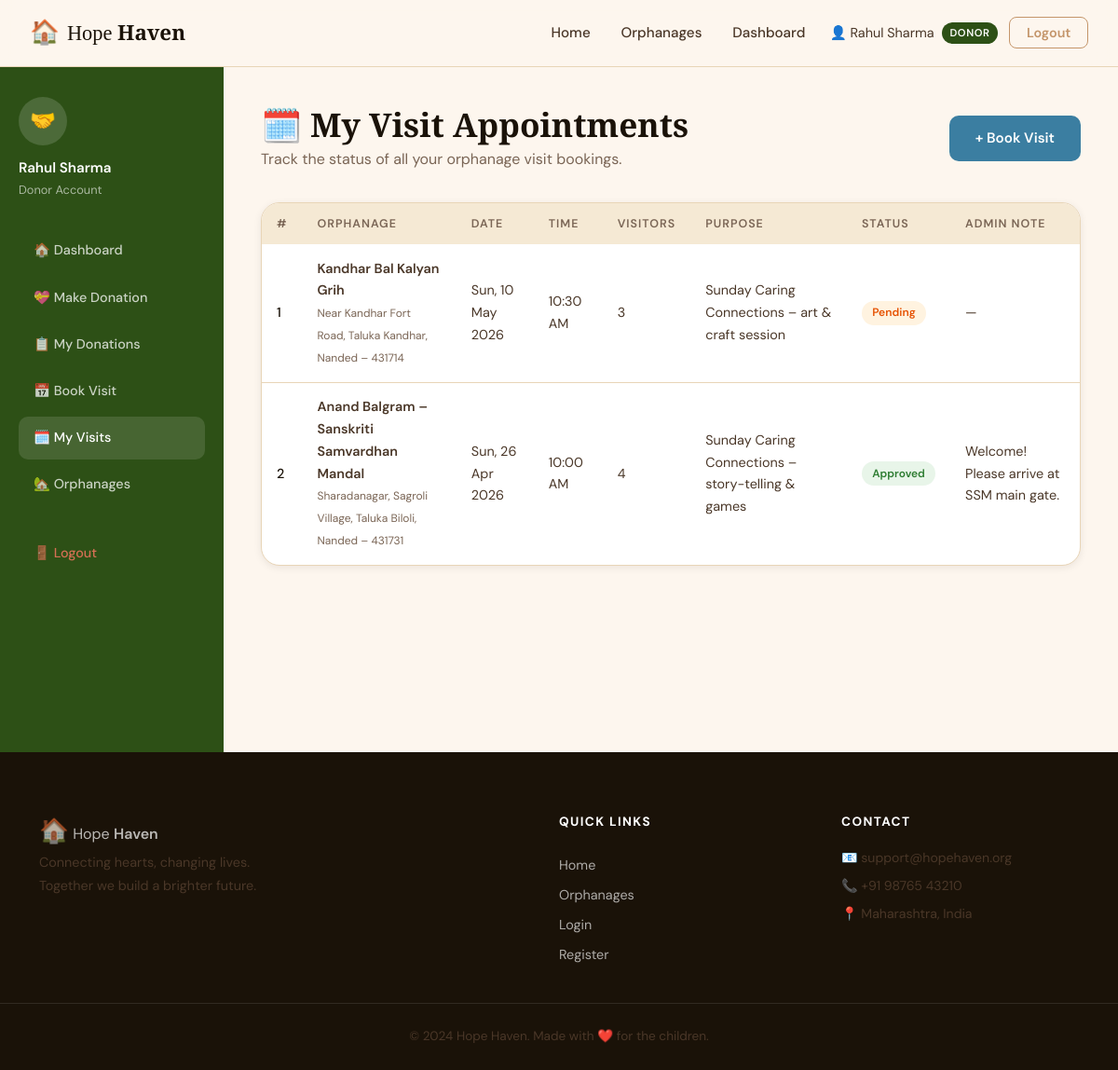
Page /donor/my_appointments.php (signed in) on the committed database.
### tables this page shows
CREATE TABLE appointments (
    id INT AUTO_INCREMENT PRIMARY KEY,
    donor_id INT NOT NULL,
    orphanage_id INT NOT NULL,
    visit_date DATE NOT NULL,
    visit_time TIME NOT NULL,
    purpose VARCHAR(255),
    visitors_count INT DEFAULT 1,
    status ENUM('pending','approved','rejected') DEFAULT 'pending',
    admin_note TEXT,
    created_at TIMESTAMP DEFAULT CURRENT_TIMESTAMP,
    FOREIGN KEY (donor_id) REFERENCES users(id) ON DELETE CASCADE,
    FOREIGN KEY (orphanage_id) REFERENCES orphanages(id) ON DELETE CASCADE
);

CREATE TABLE orphanages (
    id INT AUTO_INCREMENT PRIMARY KEY,
    admin_id INT NOT NULL,
    name VARCHAR(200) NOT NULL,
    taluka VARCHAR(100) NOT NULL DEFAULT '',
    location VARCHAR(255) NOT NULL,
    description TEXT,
    needs TEXT,
    contact VARCHAR(20),
    email VARCHAR(150),
    website VARCHAR(255) DEFAULT '',
    capacity INT DEFAULT 0,
    current_children INT DEFAULT 0,
    established_year INT DEFAULT 0,
    image_url VARCHAR(500) DEFAULT '',
    created_at TIMESTAMP DEFAULT CURRENT_TIMESTAMP,
    FOREIGN KEY (admin_id) REFERENCES users(id) ON DELETE CASCADE
);

### donor/my_appointments.php (the view, shortened to what this page needs)
<?php
require_once '../includes/db.php';
require_once '../includes/functions.php';
$user = currentUser();
$uid  = $user['id'];
$result = mysqli_query($conn,
    "SELECT a.*, o.name AS orphanage_name, o.location
     FROM appointments a
     JOIN orphanages o ON o.id = a.orphanage_id
     WHERE a.donor_id = $uid
     ORDER BY a.visit_date DESC"
);
$appointments = mysqli_fetch_all($result, MYSQLI_ASSOC);
include '../includes/header.php';
?>
<div class="dashboard-layout">
    <aside class="sidebar">
        <div class="sidebar-user">
            <div class="sidebar-avatar">🤝</div>
            <h4><?= clean($user['name']) ?></h4>
            <p>Donor Account</p>
        </div>
        <ul class="sidebar-menu">
            <li><a href="dashboard.php">🏠 Dashboard</a></li>
            <li><a href="donate.php">💝 Make Donation</a></li>
            <li><a href="my_donations.php">📋 My Donations</a></li>
            <li><a href="book_appointment.php">📅 Book Visit</a></li>
            <li><a href="my_appointments.php" class="active">🗓️ My Visits</a></li>
            <li><a href="/hope_haven/orphanages.php">🏡 Orphanages</a></li>
            <li><a href="/hope_haven/auth/logout.php" class="logout-link">🚪 Logout</a></li>
        </ul>
    </aside>
    <main class="dash-content">
        <div class="dash-header" style="display:flex;align-items:center;justify-content:space-between;flex-wrap:wrap;gap:1rem;">
            <div>
                <h2>🗓️ My Visit Appointments</h2>
                <p>Track the status of all your orphanage visit bookings.</p>
            </div>
            <a href="book_appointment.php" class="btn btn-sky">+ Book Visit</a>
        </div>
        <div class="table-wrap">
            <?php if (empty($appointments)): ?>
                <p class="table-empty">No visits booked yet.<br><a href="book_appointment.php">Book your first visit →</a></p>
            <?php else: ?>
            <table>
                <thead>
                    <tr>
                        <th>#</th>
                        <th>Orphanage</th>
                        <th>Date</th>
                        <th>Time</th>
                        <th>Visitors</th>
                        <th>Purpose</th>
                        <th>Status</th>
                        <th>Admin Note</th>
                    </tr>
                </thead>
                <tbody>
                <?php foreach ($appointments as $i => $a): ?>
                    <tr>
                        <td><?= $i+1 ?></td>
                        <td>
                            <strong><?= clean($a['orphanage_name']) ?></strong><br>
                            <small style="color:var(--muted)"><?= clean($a['location']) ?></small>
                        </td>
                        <td><?= date('D, d M Y', strtotime($a['visit_date'])) ?></td>
                        <td><?= date('h:i A', strtotime($a['visit_time'])) ?></td>
                        <td><?= $a['visitors_count'] ?></td>
                        <td><?= clean($a['purpose']) ?: '—' ?></td>
                        <td><?= statusBadge($a['status']) ?></td>
                        <td><?= clean($a['admin_note']) ?: '—' ?></td>
                    </tr>
                <?php endforeach; ?>
                </tbody>
            </table>
            <?php endif; ?>
        </div>
    </main>
</div>
<?php include '../includes/footer.php'; ?>

### includes/functions.php (shortened to what this page needs)
<?php
function currentUser() {
    return [
        'id'   => $_SESSION['user_id']   ?? null,
        'name' => $_SESSION['name']      ?? '',
        'role' => $_SESSION['role']      ?? '',
        'email'=> $_SESSION['email']     ?? '',
    ];
}
function clean($data) {
    return htmlspecialchars(strip_tags(trim($data)));
}
function statusBadge($status) {
    $classes = [
        'pending'  => 'badge-pending',
        'approved' => 'badge-approved',
        'rejected' => 'badge-rejected',
    ];
    $class = $classes[$status] ?? 'badge-pending';
    return "<span class='badge $class'>" . ucfirst($status) . "</span>";
}
?>

### assets/css/style.css (style rules this page uses)
:root { --cream: #FDF6EE; --warm: #F5E9D4; --sand: #E8D5B7; --clay: #C4956A; --terracotta: #B05E3A; --forest: #2D5016; --sage: #4A7C3F; --sage-light: #6BA35A; --sky: #3B7EA1; --sky-light:#5BA3C9; --ink: #1A1208; --mid: #4A3728; --muted: #7A6555; --white: #FFFFFF; --shadow-sm: 0 2px 8px rgba(26,18,8,0.08); --shadow-md: 0 8px 32px rgba(26,18,8,0.12); --shadow-lg: 0 16px 64px rgba(26,18,8,0.16); --radius: 12px; --radius-lg:20px; --transition: 0.25s ease; }
* { box-sizing: border-box; margin: 0; padding: 0; }
html { scroll-behavior: smooth; }
body { font-family: 'DM Sans', sans-serif; background: var(--cream); color: var(--ink); font-size: 16px; line-height: 1.65; min-height: 100vh; display: flex; flex-direction: column; }
h1, h2, h3 { font-family: 'Playfair Display', serif; line-height: 1.2; }
h2 { font-size: clamp(1.5rem, 3vw, 2.2rem); }
p { color: var(--mid); }
a { color: var(--sky); text-decoration: none; transition: color var(--transition); }
strong { font-weight: 600; }
.btn { display: inline-flex; align-items: center; gap: 0.5rem; padding: 0.75rem 1.75rem; border-radius: 10px; font-family: 'DM Sans', sans-serif; font-size: 0.95rem; font-weight: 600; border: none; cursor: pointer; transition: transform var(--transition), box-shadow var(--transition), background var(--transition); text-decoration: none; }
.btn-sky { background: var(--sky); color: var(--white); }
.dashboard-layout { display: grid; grid-template-columns: 240px 1fr; min-height: calc(100vh - 65px); }
.sidebar { background: var(--forest); color: var(--white); padding: 2rem 1.25rem; position: sticky; top: 65px; height: calc(100vh - 65px); overflow-y: auto; }
.sidebar-user { margin-bottom: 2rem; }
.sidebar-avatar { width: 52px; height: 52px; background: rgba(255,255,255,0.15); border-radius: 50%; display: flex; align-items: center; justify-content: center; font-size: 1.4rem; margin-bottom: 0.75rem; }
.sidebar-user h4 { font-size: 0.95rem; font-weight: 600; color: var(--white); }
.sidebar-user p { font-size: 0.8rem; color: rgba(255,255,255,0.6); }
.sidebar-menu { list-style: none; display: flex; flex-direction: column; gap: 0.25rem; }
.sidebar-menu a { display: flex; align-items: center; gap: 0.75rem; padding: 0.7rem 1rem; border-radius: 10px; color: rgba(255,255,255,0.75); font-size: 0.9rem; font-weight: 500; transition: background var(--transition), color var(--transition); text-decoration: none; }
.sidebar-menu a:hover, .sidebar-menu a.active { background: rgba(255,255,255,0.12); color: var(--white); }
.sidebar-menu a.logout-link { color: rgba(255,120,100,0.8); margin-top: 1.5rem; }
.dash-content { padding: 2.5rem; background: var(--cream); flex: 1; }
.dash-header { margin-bottom: 2rem; }
.dash-header h2 { margin-bottom: 0.25rem; }
.dash-header p { color: var(--muted); }
.table-wrap { background: var(--white); border-radius: var(--radius-lg); box-shadow: var(--shadow-sm); overflow: hidden; border: 1px solid var(--sand); margin-bottom: 2rem; }
table { width: 100%; border-collapse: collapse; }
thead th { background: var(--warm); padding: 0.75rem 1rem; text-align: left; font-size: 0.78rem; font-weight: 600; letter-spacing: 0.08em; text-transform: uppercase; color: var(--muted); }
tbody tr { border-bottom: 1px solid var(--sand); transition: background var(--transition); }
tbody tr:last-child { border-bottom: none; }
tbody td { padding: 0.9rem 1rem; font-size: 0.9rem; color: var(--mid); }
tbody td:first-child { color: var(--ink); font-weight: 500; }
.badge { display: inline-block; padding: 0.2rem 0.7rem; border-radius: 20px; font-size: 0.75rem; font-weight: 600; text-transform: capitalize; }
.badge-pending { background: #FFF3E0; color: #E65100; }
.badge-approved { background: #E8F5E9; color: #2E7D32; }

### rows in the picture
appointments: orphanage.name "Kandhar Bal Kalyan Grih", orphanage.location "Near Kandhar Fort Road, Taluka Kandhar, Nanded – 431714", visit_date "Sun, 10 May 2026", visit_time "10:30 AM", visitors_count "3", purpose "Sunday Caring Connections – art & craft session", status "Pending", admin_note "—"
appointments: orphanage.name "Anand Balgram – Sanskriti Samvardhan Mandal", orphanage.location "Sharadanagar, Sagroli Village, Taluka Biloli, Nanded – 431731", visit_date "Sun, 26 Apr 2026", visit_time "10:00 AM", visitors_count "4", purpose "Sunday Caring Connections – story-telling & games", status "Approved", admin_note "Welcome! Please arrive at SSM main gate."

### other values in the picture
$user['name'] "Rahul Sharma"
$role "DONOR"
